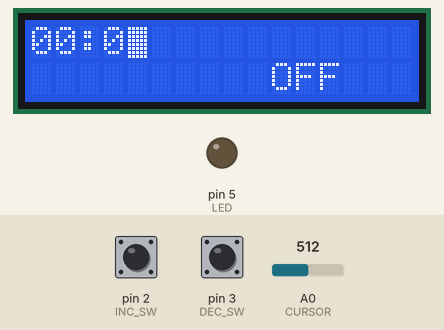
Bench run of a sketch on a simulated Arduino Uno, built with avr-gcc and run on an emulated ATmega328P. On the bench: 16×2 character LCD, output pins drawn as LEDs (lit = HIGH). Inputs (shaded band) come from the test bench; at power-on: A0 (CURSOR) = 512, pin 2 (INC_SW) HIGH, pin 3 (DEC_SW) HIGH. What the sketch prints to the serial monitor is not drawn.

Above: at 1.2 s.
1.3 s: A0 (CURSOR) set to 716
At 2.4 s:
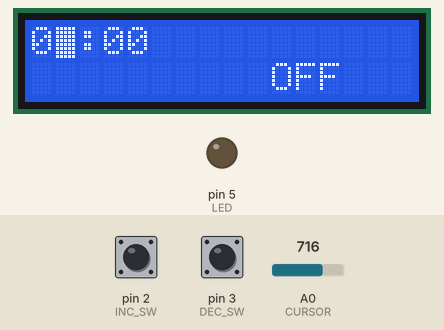
2.8 s: A0 (CURSOR) set to 306
At 4.0 s:
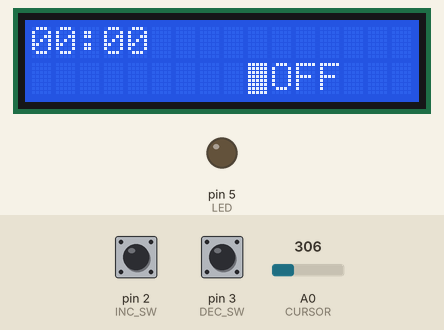
4.3 s: pin 2 (INC_SW) pulled LOW for 1 s
At 5.4 s:
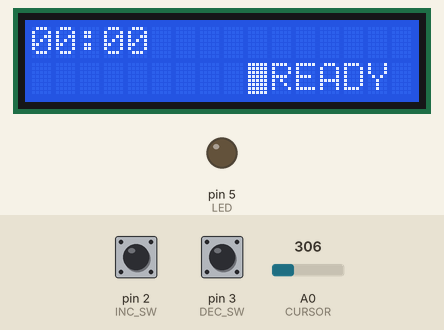
6.8 s: pin 3 (DEC_SW) pulled LOW for 1 s
At 8.3 s:
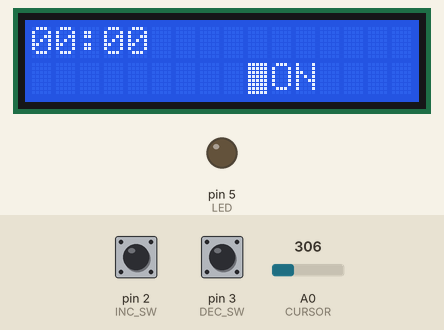
9.3 s: pin 3 (DEC_SW) pulled LOW for 3.2 s
At 10.4 s:
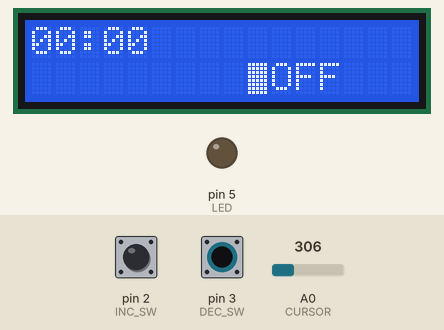
14.0 s: pin 2 (INC_SW) pulled LOW for 0.15 s
At 14.6 s:
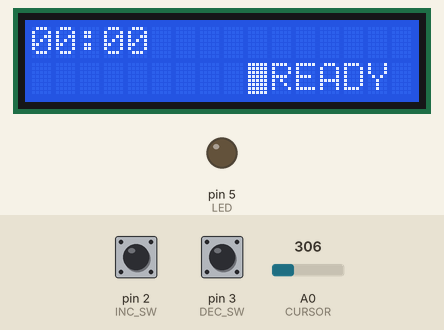
Timing chart, 0 to 17.0 s (numbered marks = the images above; inputs shaded):
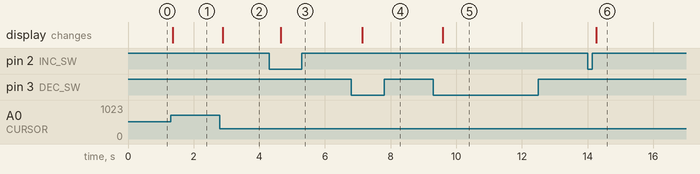

The sketch:

c___term_project.ino
```cpp
#include <Wire.h>
#include <LiquidCrystal_PCF8574.h>
#include "alarmlcd.h"
#include <Bounce2.h>
#define TICK 60000000
#define TEST_TIME 15
LiquidCrystal_PCF8574 lcd(0x27);

AlarmLCD myAlarm;
Bounce INC_SW_DEBOUNCE = Bounce();
Bounce DEC_SW_DEBOUNCE = Bounce();
boolean let_speaker = false;
boolean let_led = false;
boolean timerState = false;
uint32_t prevTime  = millis(), curTime, interval = 60000;

int light = 0;
void setup() {
  int error;
  INC_SW_DEBOUNCE.attach(INC_SW);
  INC_SW_DEBOUNCE.interval(10);
  DEC_SW_DEBOUNCE.attach(DEC_SW);
  DEC_SW_DEBOUNCE.interval(10);

  Serial.begin(9600);
  Serial.println("LCD...");
  Wire.begin();
  Wire.beginTransmission(0x27);
  error = Wire.endTransmission();
  Serial.print("Error: ");
  Serial.print(error);

  if (error == 0) {
    Serial.println(": LCD found.");
    lcd.begin(16, 2);
  } else {
    Serial.println(": LCD not found.");
  }
}

void incHour(){
  myAlarm.setHour((myAlarm.getHour() + 1) % 24);
}

void decHour(){
  if (myAlarm.getHour() > 0)
    myAlarm.setHour((myAlarm.getHour() - 1) % 24);
  else if(myAlarm.getHour() == 0)
    myAlarm.setHour(23);
}

void incMinute(){
  myAlarm.setMinute((myAlarm.getMinute() + 1) % 60);

}

void decMinute(){
  if (myAlarm.getMinute() > 0)
    myAlarm.setMinute((myAlarm.getMinute() - 1) % 60);
  else if(myAlarm.getMinute() == 0)
    myAlarm.setMinute(59);
}


void loop() {

  INC_SW_DEBOUNCE.update();
  DEC_SW_DEBOUNCE.update();
  int cursorPosition;
  cursorPosition = analogRead(CURSOR);
  cursorPosition = map(cursorPosition,0,1023,0,100);
  lcd.clear();
  lcd.setCursor(0,0);
  lcd.setBacklight(255);
  lcd.cursor();
  lcd.blink();
  if(myAlarm.getHour() >= 10)
    lcd.print(myAlarm.getHour());
  else {
    lcd.print("0");
    lcd.print(myAlarm.getHour());
  }
  lcd.print(":");
  if(myAlarm.getMinute() >= 10)
    lcd.print(myAlarm.getMinute());
  else {
    lcd.print("0");
    lcd.print(myAlarm.getMinute());
  }
  lcd.setCursor(10,1);
  lcd.print(myAlarm.getState());
  lcd.setCursor(1,0);
  analogWrite(LED, light);

  if (myAlarm.getState() == "OFF"){
    noTone(SPEAKER);
    light = 0;
    let_speaker = false;
    let_led = false;
    timerState = false;
    myAlarm.setHour(0);
    myAlarm.setMinute(0);
  }


  if (myAlarm.getState() == "ON") {
    if (timerState == false){
      timerState = true;
      prevTime = millis();
    }
  }
  if(timerState == true){
    curTime = millis();
    if (curTime - prevTime >= interval){
      prevTime = curTime;
      int hours = myAlarm.getHour();
      int minutes = myAlarm.getMinute();
      int total = hours * 60 + minutes;
      total = total - 1;
      myAlarm.setHour(total / 60);
      myAlarm.setMinute(total % 60);
      if (total == TEST_TIME){
        float adc=analogRead(CDS);
        Serial.println("start");
        if (adc <= 985) {
          let_led = true;
          light = 15;
          Serial.println("led");
          Serial.println(adc);}
        else {
          let_speaker = true;
          Serial.println(adc);}
      }
      else if (let_led){
        if (light != 255){
          light += 16;
          Serial.println(light);}
        else
          total = 0;
      }
      else if (total == 0 && let_speaker){
        tone(SPEAKER,800);
        total = 0;
      }
    }
  }

  if (cursorPosition<=HOUR_START && cursorPosition >= HOUR_END){
    lcd.setCursor(1,0);
    if (myAlarm.getState() == "READY"){
      if(INC_SW_DEBOUNCE.fell())
        incHour();
      else if(DEC_SW_DEBOUNCE.fell())
        decHour();
    }
  }
  else if (cursorPosition<=MINUTE_START && cursorPosition >= MINUTE_END){
    lcd.setCursor(4,0);
    if (myAlarm.getState() == "READY"){
      if(INC_SW_DEBOUNCE.fell())
        incMinute();
      else if(DEC_SW_DEBOUNCE.fell())
        decMinute();
    }
  }
  else if (cursorPosition<=MODE_START && cursorPosition >= MODE_END){
    lcd.setCursor(9,1);

      if(INC_SW_DEBOUNCE.fell() || DEC_SW_DEBOUNCE.fell()){
        myAlarm.setState();

    }
  }


  delay(100);
}  
```

alarmlcd.h
```cpp
#include <Arduino.h>
#define INC_SW 2
#define DEC_SW 3
#define CURSOR A0
#define LED 5
#define HOUR_START 100
#define HOUR_END 66
#define MINUTE_START 65
#define MINUTE_END 34
#define MODE_START 33
#define MODE_END 0
#define CDS A5
#define SPEAKER 7
class AlarmLCD{
  int minute;
  int hour;
  String state;
  public:
    AlarmLCD(){
      minute = 0;
      hour = 0;
      state = "OFF";
      pinMode(CDS,INPUT);
      pinMode(INC_SW, INPUT_PULLUP);
      pinMode(DEC_SW, INPUT_PULLUP);
      pinMode(LED, OUTPUT);
      pinMode(SPEAKER,OUTPUT);
    }
    int getMinute()  {
      return minute;
    }
    int getHour()  {
      return hour;
    }
    String getState() {
      return state;
    }
    void setMinute(int minute_){
      minute = minute_;
    }
    void setHour(int hour_){
      hour = hour_;
    }
    void setState(){
      if (state == "OFF")
        state = "READY";
      else if (state == "READY")
        state = "ON";
      else if (state == "ON")
        state = "OFF";
    }

};
```

Measured:
- after the input at 1.3 s, the display: changes after 0.07 s (image 1)
- after the input at 2.8 s, the display: changes after 0.09 s (image 2)
- after the input at 4.3 s, the display: changes after 0.35 s (image 3)
- after the input at 6.8 s, the display: changes after 0.34 s (image 4)
- after the input at 9.3 s, the display: changes after 0.28 s (image 5)
- after the input at 14.0 s, the display: changes after 0.27 s (image 6)
